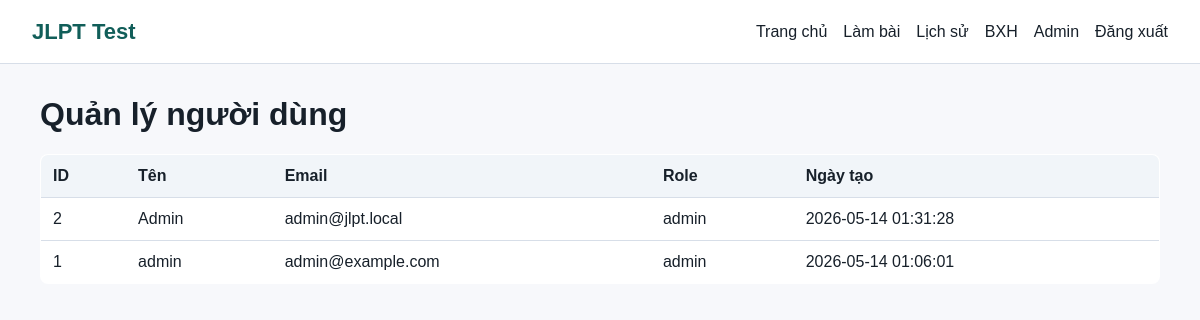
Page /admin/users (signed in) on the committed database.
### tables this page shows
CREATE TABLE users (
    id INTEGER PRIMARY KEY AUTOINCREMENT,
    name TEXT NOT NULL,
    email TEXT NOT NULL UNIQUE,
    password_hash TEXT NOT NULL,
    role TEXT NOT NULL DEFAULT 'user',
    avatar TEXT,
    created_at TIMESTAMP DEFAULT CURRENT_TIMESTAMP
);

### routes/admin_routes.py (the view)
@admin_bp.route("/users")
@admin_required
def manage_users():
    return render_template("admin/manage_users.html", users=list_users())

### models/user_model.py (called while the page is built)
def get_user_by_id(user_id):
    return fetch_one("SELECT * FROM users WHERE id = ?", (user_id,))

def list_users():
    return fetch_all("SELECT id, name, email, role, created_at FROM users ORDER BY created_at DESC")

### routes/auth_routes.py (called while the page is built, shortened)
def current_user():
    user_id = session.get("user_id")
    return get_user_by_id(user_id) if user_id else None

def admin_required(view):
    @wraps(view)
    def wrapped(*args, **kwargs):
        user = current_user()
        return view(*args, **kwargs)
    return wrapped

### utils/db_helper.py (called while the page is built)
def get_connection():
    conn = sqlite3.connect(DATABASE)
    conn.row_factory = sqlite3.Row
    return conn

def fetch_one(query, params=()):
    with get_connection() as conn:
        return conn.execute(query, params).fetchone()

def fetch_all(query, params=()):
    with get_connection() as conn:
        return conn.execute(query, params).fetchall()

### templates/admin/manage_users.html
{% extends "base.html" %}
{% block content %}
<h1>
  Quản lý người dùng
</h1>
<table>
  <tr>
    <th>
      ID
    </th>
    <th>
      Tên
    </th>
    <th>
      Email
    </th>
    <th>
      Role
    </th>
    <th>
      Ngày tạo
    </th>
  </tr>
  {% for u in users %}
  <tr>
    <td>
      {{ u.id }}
    </td>
    <td>
      {{ u.name }}
    </td>
    <td>
      {{ u.email }}
    </td>
    <td>
      {{ u.role }}
    </td>
    <td>
      {{ u.created_at }}
    </td>
  </tr>
  {% endfor %}
</table>
{% endblock %}

### templates/base.html (shortened to what this page needs)
<!doctype html>
<html lang="vi">
<head>
  <link rel="stylesheet" href="{{ url_for('static', filename='css/style.css') }}">
</head>
<body>
  <nav class="topbar">
    <a class="brand" href="{{ url_for('index') }}">
      JLPT Test
    </a>
    <div class="navlinks">
      {% if session.get('user_id') %}
      <a href="{{ url_for('dashboard') }}">
        Trang chủ
      </a>
      <a href="{{ url_for('exam.levels') }}">
        Làm bài
      </a>
      <a href="{{ url_for('history.history') }}">
        Lịch sử
      </a>
      <a href="{{ url_for('ranking.ranking') }}">
        BXH
      </a>
      {% if session.get('role') == 'admin' %}
      <a href="{{ url_for('admin.dashboard') }}">
        Admin
      </a>
      {% endif %}
      <a href="{{ url_for('auth.logout') }}">
        Đăng xuất
      </a>
      {% endif %}
    </div>
  </nav>
  <main class="container">
    {% block content %}
    {% endblock %}
  </main>
</body>
</html>

### static/css/style.css (style rules this page uses)
:root { --bg: #f7f8fb; --text: #17202a; --muted: #667085; --primary: #0f766e; --primary-dark: #115e59; --line: #d7dee8; --panel: #ffffff; --danger: #b42318; --ok: #067647; }
* { box-sizing: border-box; }
body { margin: 0; font-family: Arial, Helvetica, sans-serif; background: var(--bg); color: var(--text); }
a { color: inherit; text-decoration: none; }
.topbar { min-height: 64px; display: flex; align-items: center; justify-content: space-between; gap: 16px; padding: 0 32px; background: #fff; border-bottom: 1px solid var(--line); position: sticky; top: 0; z-index: 10; }
.brand { font-weight: 800; font-size: 22px; color: var(--primary-dark); }
.navlinks { display: flex; gap: 16px; align-items: center; flex-wrap: wrap; }
.container { width: min(1120px, calc(100% - 32px)); margin: 32px auto; }
table { width: 100%; border-collapse: collapse; background: #fff; border: 1px solid var(--line); border-radius: 8px; overflow: hidden; }
th, td { padding: 12px; border-bottom: 1px solid var(--line); text-align: left; }
th { background: #f1f5f9; }

### rows in the picture
users: id "2", name "Admin", email "admin@jlpt.local", role "admin", created_at "2026-05-14 01:31:28"
users: id "1", name "admin", email "admin@example.com", role "admin", created_at "2026-05-14 01:06:01"
